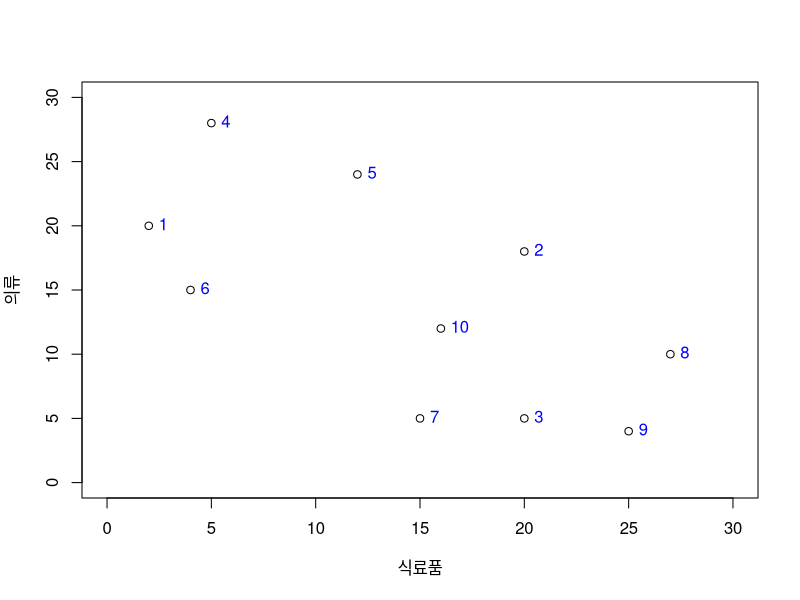
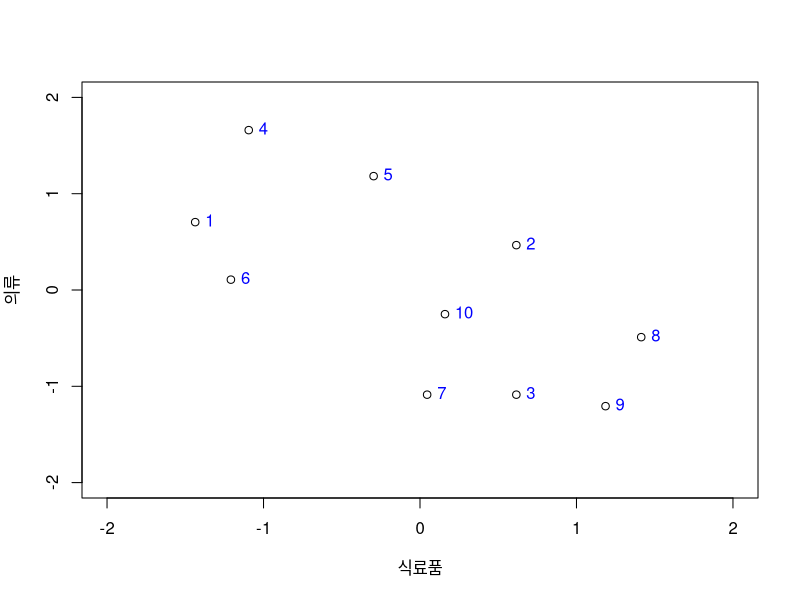
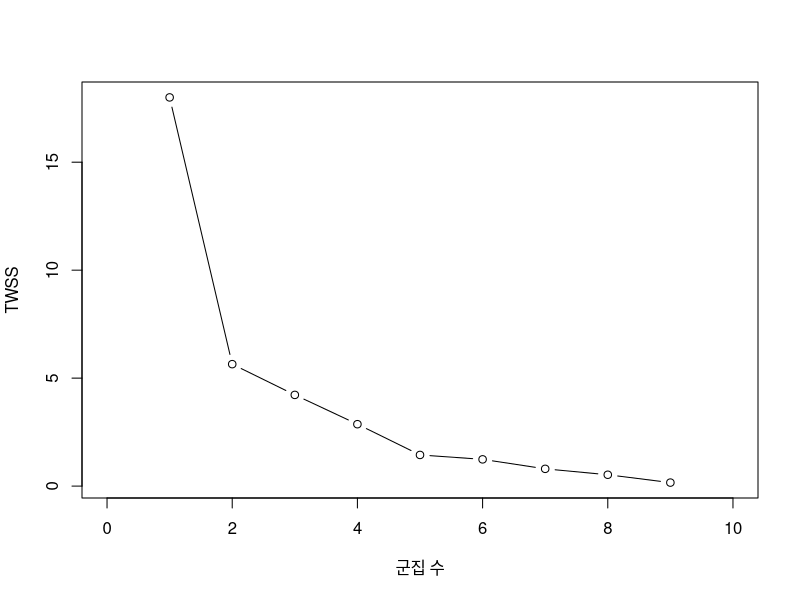
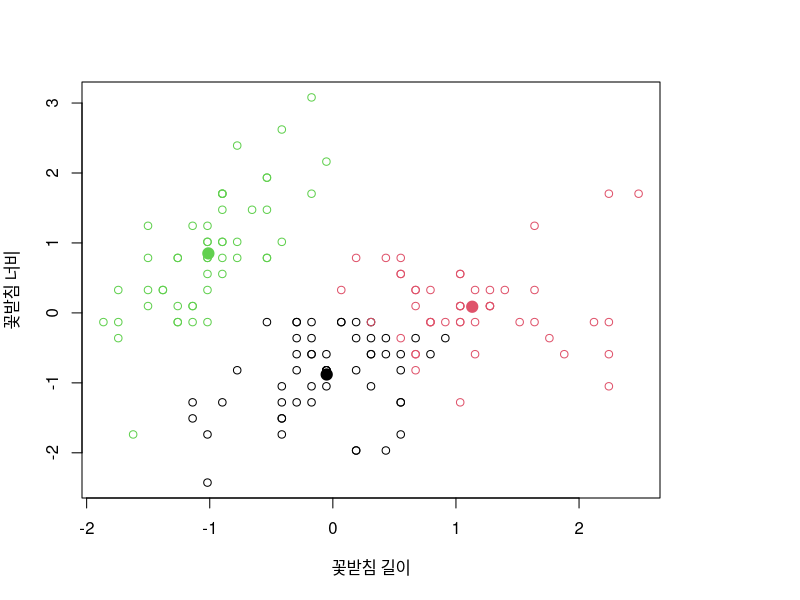
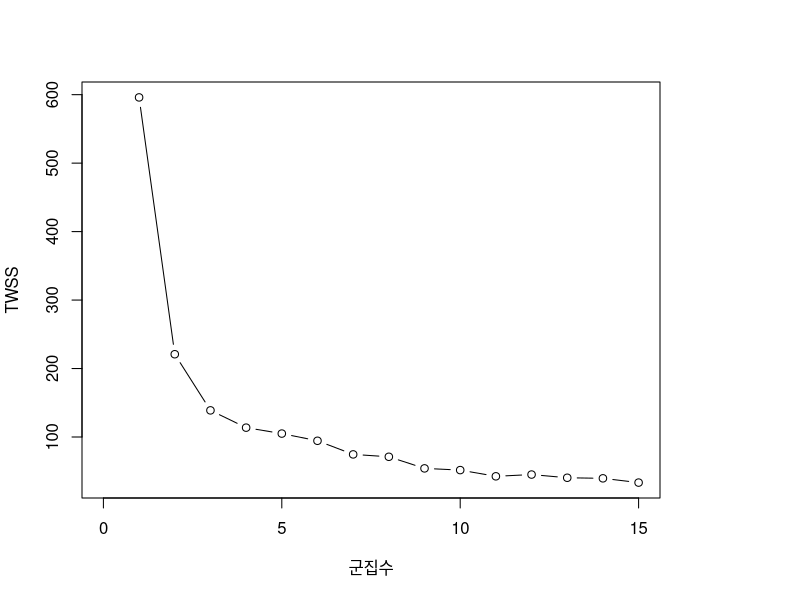

R code for these plots, in order:
#고객 데이터

#data
id<-1:10
x<-c(2,20,20,5,12,4,15,27,25,16)
y<-c(20,18,5,28,24,15,5,10,4,12)
data<-data.frame(ID=id, 식료품=x, 의류=y)
data

#데이터 분포파악
plot(data$식료품, data$의류, xlab="식료품", ylab="의류",xlim=c(0,30), ylim=c(0,30))
text(data$식료품, data$의류, labels=data$ID, pos=4, col="blue")

#데이터 편차 표준화
data.scaled<-as.data.frame(scale(data[,-1], center=TRUE, scale=TRUE))
data.scaled 

#데이터 분포파악
plot(data.scaled$식료품, data.scaled$의류, xlab="식료품", ylab="의류",xlim=c(-2,2), ylim=c(-2,2))
text(data.scaled$식료품, data.scaled$의류, labels=data$ID, pos=4, col="blue")

#clustering
k<-2
kc<-kmeans(data.scaled, centers=k)
kc

#결과 분석
twss<-NULL
for(i in 1:9){
  kc<-kmeans(data.scaled, centers = i) #1..9개의 군집
  twss<-c(twss, kc$tot.withinss) #각 군집의 TWSS
}

plot(1:9, twss, xlim=c(0,10), type="b", xlab = "군집 수", ylab="TWSS")


#IRIS

#데이터 표준화
iris
data.scaled<-as.data.frame(scale(iris[,-5],center=TRUE, scale=TRUE))
head(data.scaled)

#clustering
kc<-kmeans(data.scaled,3)
kc

par(mar=c(5.1,4.1,4.1,7))
?park
kc$cluster
kc
plot(data.scaled[,1], data.scaled[,2],xlab="꽃받침 길이", ylab="꽃받침 너비",pch=21, col=kc$cluster)
legend("topright", legend=levels(iris$Species), pch=21, col=kc$cluster, xpd=TRUE, inset=c(-0.5,0))
points(kc$centers, pch=19, cex=1.5, col=rownames(kc$centers))
data.scaled

#정확도
table(kc$cluster, iris[,5])

twss<-NULL
for(i in 1:15){
  kc<-kmeans(data.scaled,centers=i)
  twss<-c(twss, kc$tot.withinss)
}
plot(1:15, twss, xlim=c(0,15), type="b", xlab="군집수", ylab="TWSS")

